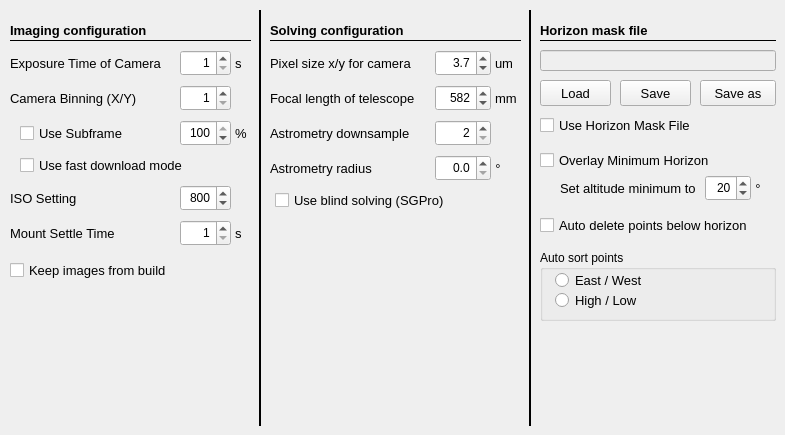
   <widget class="QWidget" name="tab">
    <attribute name="title">
     <string>Build Config</string>
    </attribute>
    <widget class="QCheckBox" name="checkDeletePointsHorizonMask">
     <property name="geometry">
      <rect>
       <x>540</x>
       <y>215</y>
       <width>211</width>
       <height>20</height>
      </rect>
     </property>
     <property name="font">
      <font>
       <pointsize>10</pointsize>
      </font>
     </property>
     <property name="toolTip">
      <string>&lt;html&gt;&lt;head/&gt;&lt;body&gt;&lt;p&gt;Removes modeling points, which are below the horizon mask.&lt;/p&gt;&lt;/body&gt;&lt;/html&gt;</string>
     </property>
     <property name="text">
      <string>Auto delete points below horizon</string>
     </property>
    </widget>
    <widget class="QCheckBox" name="checkUseMinimumHorizonLine">
     <property name="geometry">
      <rect>
       <x>540</x>
       <y>150</y>
       <width>211</width>
       <height>21</height>
      </rect>
     </property>
     <property name="font">
      <font>
       <pointsize>10</pointsize>
      </font>
     </property>
     <property name="toolTip">
      <string>&lt;html&gt;&lt;head/&gt;&lt;body&gt;&lt;p&gt;Use minimum altitude for horizon mask in hemisphere window.&lt;/p&gt;&lt;/body&gt;&lt;/html&gt;</string>
     </property>
     <property name="text">
      <string>Overlay Minimum Horizon</string>
     </property>
     <property name="checked">
      <bool>false</bool>
     </property>
    </widget>
    <widget class="QCheckBox" name="checkUseFileHorizonLine">
     <property name="geometry">
      <rect>
       <x>540</x>
       <y>115</y>
       <width>211</width>
       <height>21</height>
      </rect>
     </property>
     <property name="font">
      <font>
       <pointsize>10</pointsize>
      </font>
     </property>
     <property name="toolTip">
      <string>&lt;html&gt;&lt;head/&gt;&lt;body&gt;&lt;p&gt;Use horizon mask file in hemisphere window.&lt;/p&gt;&lt;/body&gt;&lt;/html&gt;</string>
     </property>
     <property name="text">
      <string>Use Horizon Mask File</string>
     </property>
     <property name="checked">
      <bool>false</bool>
     </property>
    </widget>
    <widget class="QLineEdit" name="le_horizonPointsFileName">
     <property name="enabled">
      <bool>false</bool>
     </property>
     <property name="geometry">
      <rect>
       <x>540</x>
       <y>50</y>
       <width>236</width>
       <height>21</height>
      </rect>
     </property>
     <property name="font">
      <font>
       <family>Courier</family>
       <pointsize>10</pointsize>
       <weight>50</weight>
       <bold>false</bold>
      </font>
     </property>
     <property name="mouseTracking">
      <bool>false</bool>
     </property>
     <property name="acceptDrops">
      <bool>false</bool>
     </property>
     <property name="toolTip">
      <string>&lt;html&gt;&lt;head/&gt;&lt;body&gt;&lt;p&gt;Name of Horizon Mask file, where the data is stored.&lt;/p&gt;&lt;p&gt;Please Double Click to Select.&lt;/p&gt;&lt;/body&gt;&lt;/html&gt;</string>
     </property>
     <property name="layoutDirection">
      <enum>Qt::RightToLeft</enum>
     </property>
     <property name="text">
      <string/>
     </property>
     <property name="readOnly">
      <bool>false</bool>
     </property>
    </widget>
    <widget class="Line" name="line_58">
     <property name="geometry">
      <rect>
       <x>540</x>
       <y>40</y>
       <width>236</width>
       <height>1</height>
      </rect>
     </property>
     <property name="font">
      <font>
       <pointsize>10</pointsize>
      </font>
     </property>
     <property name="frameShadow">
      <enum>QFrame::Plain</enum>
     </property>
     <property name="orientation">
      <enum>Qt::Horizontal</enum>
     </property>
    </widget>
    <widget class="QLabel" name="label_201">
     <property name="geometry">
      <rect>
       <x>560</x>
       <y>175</y>
       <width>146</width>
       <height>26</height>
      </rect>
     </property>
     <property name="font">
      <font>
       <pointsize>10</pointsize>
      </font>
     </property>
     <property name="text">
      <string>Set altitude minimum to</string>
     </property>
    </widget>
    <widget class="QLabel" name="label_194">
     <property name="geometry">
      <rect>
       <x>540</x>
       <y>20</y>
       <width>121</width>
       <height>21</height>
      </rect>
     </property>
     <property name="font">
      <font>
       <pointsize>10</pointsize>
       <weight>75</weight>
       <bold>true</bold>
      </font>
     </property>
     <property name="text">
      <string>Horizon mask file</string>
     </property>
    </widget>
    <widget class="QDoubleSpinBox" name="altitudeMinimumHorizon">
     <property name="geometry">
      <rect>
       <x>705</x>
       <y>175</y>
       <width>46</width>
       <height>26</height>
      </rect>
     </property>
     <property name="font">
      <font>
       <family>Arial</family>
       <weight>50</weight>
       <bold>false</bold>
      </font>
     </property>
     <property name="toolTip">
      <string>&lt;html&gt;&lt;head/&gt;&lt;body&gt;&lt;p&gt;&lt;br/&gt;&lt;/p&gt;&lt;/body&gt;&lt;/html&gt;</string>
     </property>
     <property name="alignment">
      <set>Qt::AlignRight|Qt::AlignTrailing|Qt::AlignVCenter</set>
     </property>
     <property name="decimals">
      <number>0</number>
     </property>
     <property name="minimum">
      <double>0.000000000000000</double>
     </property>
     <property name="maximum">
      <double>90.000000000000000</double>
     </property>
     <property name="singleStep">
      <double>1.000000000000000</double>
     </property>
     <property name="value">
      <double>20.000000000000000</double>
     </property>
    </widget>
    <widget class="QLabel" name="label_164">
     <property name="geometry">
      <rect>
       <x>235</x>
       <y>50</y>
       <width>16</width>
       <height>26</height>
      </rect>
     </property>
     <property name="font">
      <font>
       <pointsize>10</pointsize>
      </font>
     </property>
     <property name="text">
      <string>s</string>
     </property>
    </widget>
    <widget class="QLabel" name="label_165">
     <property name="geometry">
      <rect>
       <x>235</x>
       <y>220</y>
       <width>16</width>
       <height>26</height>
      </rect>
     </property>
     <property name="font">
      <font>
       <pointsize>10</pointsize>
      </font>
     </property>
     <property name="text">
      <string>s</string>
     </property>
    </widget>
    <widget class="QDoubleSpinBox" name="settlingTime">
     <property name="geometry">
      <rect>
       <x>180</x>
       <y>220</y>
       <width>51</width>
       <height>26</height>
      </rect>
     </property>
     <property name="font">
      <font>
       <family>Arial</family>
       <weight>50</weight>
       <bold>false</bold>
      </font>
     </property>
     <property name="toolTip">
      <string>Sets the time to wait after mount stop before imaging</string>
     </property>
     <property name="alignment">
      <set>Qt::AlignRight|Qt::AlignTrailing|Qt::AlignVCenter</set>
     </property>
     <property name="decimals">
      <number>0</number>
     </property>
     <property name="minimum">
      <double>1.000000000000000</double>
     </property>
     <property name="maximum">
      <double>100.000000000000000</double>
     </property>
     <property name="singleStep">
      <double>1.000000000000000</double>
     </property>
     <property name="value">
      <double>1.000000000000000</double>
     </property>
    </widget>
    <widget class="QLabel" name="label_172">
     <property name="geometry">
      <rect>
       <x>10</x>
       <y>185</y>
       <width>166</width>
       <height>26</height>
      </rect>
     </property>
     <property name="font">
      <font>
       <pointsize>10</pointsize>
      </font>
     </property>
     <property name="text">
      <string>ISO Setting</string>
     </property>
    </widget>
    <widget class="QCheckBox" name="checkFastDownload">
     <property name="geometry">
      <rect>
       <x>20</x>
       <y>155</y>
       <width>166</width>
       <height>20</height>
      </rect>
     </property>
     <property name="font">
      <font>
       <pointsize>10</pointsize>
      </font>
     </property>
     <property name="toolTip">
      <string>Use Highspeed download of CCD camera if availabe</string>
     </property>
     <property name="text">
      <string>Use fast download mode</string>
     </property>
     <property name="checked">
      <bool>false</bool>
     </property>
    </widget>
    <widget class="QLabel" name="label_40">
     <property name="geometry">
      <rect>
       <x>10</x>
       <y>85</y>
       <width>166</width>
       <height>26</height>
      </rect>
     </property>
     <property name="font">
      <font>
       <pointsize>10</pointsize>
      </font>
     </property>
     <property name="text">
      <string>Camera Binning (X/Y)</string>
     </property>
    </widget>
    <widget class="QLabel" name="label_163">
     <property name="geometry">
      <rect>
       <x>10</x>
       <y>20</y>
       <width>146</width>
       <height>21</height>
      </rect>
     </property>
     <property name="font">
      <font>
       <pointsize>10</pointsize>
       <weight>75</weight>
       <bold>true</bold>
      </font>
     </property>
     <property name="text">
      <string>Imaging configuration</string>
     </property>
    </widget>
    <widget class="QLabel" name="label_38">
     <property name="geometry">
      <rect>
       <x>10</x>
       <y>220</y>
       <width>166</width>
       <height>26</height>
      </rect>
     </property>
     <property name="font">
      <font>
       <pointsize>10</pointsize>
      </font>
     </property>
     <property name="text">
      <string>Mount Settle Time</string>
     </property>
    </widget>
    <widget class="QCheckBox" name="checkDoSubframe">
     <property name="geometry">
      <rect>
       <x>20</x>
       <y>120</y>
       <width>111</width>
       <height>26</height>
      </rect>
     </property>
     <property name="font">
      <font>
       <pointsize>10</pointsize>
      </font>
     </property>
     <property name="toolTip">
      <string>&lt;html&gt;&lt;head/&gt;&lt;body&gt;&lt;p&gt;If checked, subframes were used if possible&lt;/p&gt;&lt;/body&gt;&lt;/html&gt;</string>
     </property>
     <property name="text">
      <string>Use Subframe</string>
     </property>
     <property name="checked">
      <bool>false</bool>
     </property>
    </widget>
    <widget class="QCheckBox" name="checkKeepImages">
     <property name="geometry">
      <rect>
       <x>10</x>
       <y>260</y>
       <width>161</width>
       <height>21</height>
      </rect>
     </property>
     <property name="font">
      <font>
       <pointsize>10</pointsize>
      </font>
     </property>
     <property name="toolTip">
      <string>Checked if you would like to keep the images of modeling session</string>
     </property>
     <property name="layoutDirection">
      <enum>Qt::LeftToRight</enum>
     </property>
     <property name="text">
      <string>Keep images from build</string>
     </property>
     <property name="checked">
      <bool>false</bool>
     </property>
    </widget>
    <widget class="Line" name="line_25">
     <property name="geometry">
      <rect>
       <x>10</x>
       <y>40</y>
       <width>241</width>
       <height>1</height>
      </rect>
     </property>
     <property name="font">
      <font>
       <pointsize>10</pointsize>
      </font>
     </property>
     <property name="frameShadow">
      <enum>QFrame::Plain</enum>
     </property>
     <property name="orientation">
      <enum>Qt::Horizontal</enum>
     </property>
    </widget>
    <widget class="QDoubleSpinBox" name="cameraBin">
     <property name="geometry">
      <rect>
       <x>180</x>
       <y>85</y>
       <width>51</width>
       <height>26</height>
      </rect>
     </property>
     <property name="font">
      <font>
       <family>Arial</family>
       <weight>50</weight>
       <bold>false</bold>
      </font>
     </property>
     <property name="toolTip">
      <string>&lt;html&gt;&lt;head/&gt;&lt;body&gt;&lt;p&gt;Sets the binning for the camera&lt;/p&gt;&lt;/body&gt;&lt;/html&gt;</string>
     </property>
     <property name="alignment">
      <set>Qt::AlignRight|Qt::AlignTrailing|Qt::AlignVCenter</set>
     </property>
     <property name="decimals">
      <number>0</number>
     </property>
     <property name="minimum">
      <double>1.000000000000000</double>
     </property>
     <property name="maximum">
      <double>9.000000000000000</double>
     </property>
     <property name="singleStep">
      <double>1.000000000000000</double>
     </property>
     <property name="value">
      <double>1.000000000000000</double>
     </property>
    </widget>
    <widget class="QDoubleSpinBox" name="scaleSubframe">
     <property name="geometry">
      <rect>
       <x>180</x>
       <y>120</y>
       <width>51</width>
       <height>26</height>
      </rect>
     </property>
     <property name="font">
      <font>
       <family>Arial</family>
       <weight>50</weight>
       <bold>false</bold>
      </font>
     </property>
     <property name="toolTip">
      <string>&lt;html&gt;&lt;head/&gt;&lt;body&gt;&lt;p&gt;sets the percentage of frame size for subframe &lt;/p&gt;&lt;/body&gt;&lt;/html&gt;</string>
     </property>
     <property name="alignment">
      <set>Qt::AlignRight|Qt::AlignTrailing|Qt::AlignVCenter</set>
     </property>
     <property name="decimals">
      <number>0</number>
     </property>
     <property name="minimum">
      <double>10.000000000000000</double>
     </property>
     <property name="maximum">
      <double>100.000000000000000</double>
     </property>
     <property name="singleStep">
      <double>10.000000000000000</double>
     </property>
     <property name="value">
      <double>100.000000000000000</double>
     </property>
    </widget>
    <widget class="QDoubleSpinBox" name="cameraExposure">
     <property name="geometry">
      <rect>
       <x>180</x>
       <y>50</y>
       <width>51</width>
       <height>26</height>
      </rect>
     </property>
     <property name="font">
      <font>
       <family>Arial</family>
       <weight>50</weight>
       <bold>false</bold>
      </font>
     </property>
     <property name="toolTip">
      <string>&lt;html&gt;&lt;head/&gt;&lt;body&gt;&lt;p&gt;Sets the exposure time&lt;/p&gt;&lt;/body&gt;&lt;/html&gt;</string>
     </property>
     <property name="alignment">
      <set>Qt::AlignRight|Qt::AlignTrailing|Qt::AlignVCenter</set>
     </property>
     <property name="decimals">
      <number>0</number>
     </property>
     <property name="minimum">
      <double>1.000000000000000</double>
     </property>
     <property name="maximum">
      <double>300.000000000000000</double>
     </property>
     <property name="singleStep">
      <double>1.000000000000000</double>
     </property>
     <property name="value">
      <double>1.000000000000000</double>
     </property>
    </widget>
    <widget class="QLabel" name="label_173">
     <property name="geometry">
      <rect>
       <x>235</x>
       <y>120</y>
       <width>16</width>
       <height>26</height>
      </rect>
     </property>
     <property name="font">
      <font>
       <pointsize>10</pointsize>
      </font>
     </property>
     <property name="text">
      <string>%</string>
     </property>
    </widget>
    <widget class="QDoubleSpinBox" name="isoSetting">
     <property name="geometry">
      <rect>
       <x>180</x>
       <y>185</y>
       <width>51</width>
       <height>26</height>
      </rect>
     </property>
     <property name="font">
      <font>
       <family>Arial</family>
       <weight>50</weight>
       <bold>false</bold>
      </font>
     </property>
     <property name="toolTip">
      <string>Sets the iso setting</string>
     </property>
     <property name="alignment">
      <set>Qt::AlignRight|Qt::AlignTrailing|Qt::AlignVCenter</set>
     </property>
     <property name="decimals">
      <number>0</number>
     </property>
     <property name="minimum">
      <double>100.000000000000000</double>
     </property>
     <property name="maximum">
      <double>128000.000000000000000</double>
     </property>
     <property name="singleStep">
      <double>100.000000000000000</double>
     </property>
     <property name="value">
      <double>800.000000000000000</double>
     </property>
    </widget>
    <widget class="QLabel" name="label_39">
     <property name="geometry">
      <rect>
       <x>10</x>
       <y>50</y>
       <width>166</width>
       <height>26</height>
      </rect>
     </property>
     <property name="font">
      <font>
       <pointsize>10</pointsize>
      </font>
     </property>
     <property name="text">
      <string>Exposure Time of Camera</string>
     </property>
    </widget>
    <widget class="QPushButton" name="saveHorizonMaskAs">
     <property name="enabled">
      <bool>true</bool>
     </property>
     <property name="geometry">
      <rect>
       <x>700</x>
       <y>80</y>
       <width>76</width>
       <height>26</height>
      </rect>
     </property>
     <property name="font">
      <font>
       <pointsize>10</pointsize>
      </font>
     </property>
     <property name="toolTip">
      <string>&lt;html&gt;&lt;head/&gt;&lt;body&gt;&lt;p&gt;Saves the horizon mask in new file&lt;/p&gt;&lt;/body&gt;&lt;/html&gt;</string>
     </property>
     <property name="styleSheet">
      <string notr="true"/>
     </property>
     <property name="text">
      <string>Save as</string>
     </property>
    </widget>
    <widget class="QPushButton" name="loadHorizonMask">
     <property name="geometry">
      <rect>
       <x>540</x>
       <y>80</y>
       <width>71</width>
       <height>26</height>
      </rect>
     </property>
     <property name="font">
      <font>
       <pointsize>10</pointsize>
      </font>
     </property>
     <property name="toolTip">
      <string>&lt;html&gt;&lt;head/&gt;&lt;body&gt;&lt;p&gt;Loads the horizon mask from given file&lt;/p&gt;&lt;/body&gt;&lt;/html&gt;</string>
     </property>
     <property name="styleSheet">
      <string notr="true"/>
     </property>
     <property name="text">
      <string>Load</string>
     </property>
    </widget>
    <widget class="QPushButton" name="saveHorizonMask">
     <property name="enabled">
      <bool>true</bool>
     </property>
     <property name="geometry">
      <rect>
       <x>620</x>
       <y>80</y>
       <width>71</width>
       <height>26</height>
      </rect>
     </property>
     <property name="font">
      <font>
       <pointsize>10</pointsize>
      </font>
     </property>
     <property name="toolTip">
      <string>&lt;html&gt;&lt;head/&gt;&lt;body&gt;&lt;p&gt;Saves the horizon mask in file&lt;/p&gt;&lt;/body&gt;&lt;/html&gt;</string>
     </property>
     <property name="styleSheet">
      <string notr="true"/>
     </property>
     <property name="text">
      <string>Save</string>
     </property>
    </widget>
    <widget class="QLabel" name="label_166">
     <property name="geometry">
      <rect>
       <x>270</x>
       <y>50</y>
       <width>161</width>
       <height>26</height>
      </rect>
     </property>
     <property name="font">
      <font>
       <pointsize>10</pointsize>
      </font>
     </property>
     <property name="text">
      <string>Pixel size x/y for camera</string>
     </property>
    </widget>
    <widget class="QDoubleSpinBox" name="pixelSize">
     <property name="geometry">
      <rect>
       <x>435</x>
       <y>50</y>
       <width>56</width>
       <height>26</height>
      </rect>
     </property>
     <property name="font">
      <font>
       <weight>50</weight>
       <bold>false</bold>
      </font>
     </property>
     <property name="toolTip">
      <string>Pixel size of camera</string>
     </property>
     <property name="alignment">
      <set>Qt::AlignRight|Qt::AlignTrailing|Qt::AlignVCenter</set>
     </property>
     <property name="decimals">
      <number>1</number>
     </property>
     <property name="maximum">
      <double>25.000000000000000</double>
     </property>
     <property name="singleStep">
      <double>0.100000000000000</double>
     </property>
     <property name="value">
      <double>3.700000000000000</double>
     </property>
    </widget>
    <widget class="QLabel" name="label_167">
     <property name="geometry">
      <rect>
       <x>495</x>
       <y>50</y>
       <width>21</width>
       <height>26</height>
      </rect>
     </property>
     <property name="font">
      <font>
       <pointsize>10</pointsize>
      </font>
     </property>
     <property name="text">
      <string>um</string>
     </property>
    </widget>
    <widget class="QLabel" name="label_168">
     <property name="geometry">
      <rect>
       <x>270</x>
       <y>85</y>
       <width>161</width>
       <height>26</height>
      </rect>
     </property>
     <property name="font">
      <font>
       <pointsize>10</pointsize>
      </font>
     </property>
     <property name="text">
      <string>Focal length of telescope</string>
     </property>
    </widget>
    <widget class="QDoubleSpinBox" name="focalLength">
     <property name="geometry">
      <rect>
       <x>435</x>
       <y>85</y>
       <width>56</width>
       <height>26</height>
      </rect>
     </property>
     <property name="font">
      <font>
       <family>Arial</family>
       <weight>50</weight>
       <bold>false</bold>
      </font>
     </property>
     <property name="toolTip">
      <string>resulting focal length - please think of reducers etc.</string>
     </property>
     <property name="alignment">
      <set>Qt::AlignRight|Qt::AlignTrailing|Qt::AlignVCenter</set>
     </property>
     <property name="decimals">
      <number>0</number>
     </property>
     <property name="maximum">
      <double>5000.000000000000000</double>
     </property>
     <property name="singleStep">
      <double>1.000000000000000</double>
     </property>
     <property name="value">
      <double>582.000000000000000</double>
     </property>
    </widget>
    <widget class="QLabel" name="label_169">
     <property name="geometry">
      <rect>
       <x>495</x>
       <y>85</y>
       <width>26</width>
       <height>26</height>
      </rect>
     </property>
     <property name="font">
      <font>
       <pointsize>10</pointsize>
      </font>
     </property>
     <property name="text">
      <string>mm</string>
     </property>
    </widget>
    <widget class="QLabel" name="label_218">
     <property name="geometry">
      <rect>
       <x>270</x>
       <y>20</y>
       <width>151</width>
       <height>21</height>
      </rect>
     </property>
     <property name="font">
      <font>
       <pointsize>10</pointsize>
       <weight>75</weight>
       <bold>true</bold>
      </font>
     </property>
     <property name="text">
      <string>Solving configuration</string>
     </property>
    </widget>
    <widget class="Line" name="line_36">
     <property name="geometry">
      <rect>
       <x>270</x>
       <y>40</y>
       <width>251</width>
       <height>1</height>
      </rect>
     </property>
     <property name="font">
      <font>
       <pointsize>10</pointsize>
      </font>
     </property>
     <property name="frameShadow">
      <enum>QFrame::Plain</enum>
     </property>
     <property name="orientation">
      <enum>Qt::Horizontal</enum>
     </property>
    </widget>
    <widget class="QDoubleSpinBox" name="astrometryDownsampling">
     <property name="geometry">
      <rect>
       <x>435</x>
       <y>120</y>
       <width>56</width>
       <height>26</height>
      </rect>
     </property>
     <property name="font">
      <font>
       <family>Arial</family>
       <weight>50</weight>
       <bold>false</bold>
      </font>
     </property>
     <property name="toolTip">
      <string>&lt;html&gt;&lt;head/&gt;&lt;body&gt;&lt;p&gt;downsample_factor: float, &gt;1. Downsample (bin) your image by this factor before performing source detection. This often helps with saturated images, noisy images, and large images. 2 and 4 are commonly-useful values.&lt;/p&gt;&lt;/body&gt;&lt;/html&gt;</string>
     </property>
     <property name="alignment">
      <set>Qt::AlignRight|Qt::AlignTrailing|Qt::AlignVCenter</set>
     </property>
     <property name="decimals">
      <number>0</number>
     </property>
     <property name="minimum">
      <double>2.000000000000000</double>
     </property>
     <property name="maximum">
      <double>6.000000000000000</double>
     </property>
     <property name="singleStep">
      <double>1.000000000000000</double>
     </property>
     <property name="value">
      <double>2.000000000000000</double>
     </property>
    </widget>
    <widget class="QLabel" name="label_219">
     <property name="geometry">
      <rect>
       <x>270</x>
       <y>120</y>
       <width>161</width>
       <height>26</height>
      </rect>
     </property>
     <property name="font">
      <font>
       <pointsize>10</pointsize>
      </font>
     </property>
     <property name="text">
      <string>Astrometry downsample</string>
     </property>
    </widget>
    <widget class="QLabel" name="label_221">
     <property name="geometry">
      <rect>
       <x>270</x>
       <y>155</y>
       <width>156</width>
       <height>26</height>
      </rect>
     </property>
     <property name="font">
      <font>
       <pointsize>10</pointsize>
      </font>
     </property>
     <property name="text">
      <string>Astrometry radius</string>
     </property>
    </widget>
    <widget class="QDoubleSpinBox" name="astrometryRadius">
     <property name="geometry">
      <rect>
       <x>435</x>
       <y>155</y>
       <width>56</width>
       <height>26</height>
      </rect>
     </property>
     <property name="font">
      <font>
       <family>Arial</family>
       <weight>50</weight>
       <bold>false</bold>
      </font>
     </property>
     <property name="toolTip">
      <string>&lt;html&gt;&lt;head/&gt;&lt;body&gt;&lt;p&gt;Radius: float, in degrees. Used with center_ra, center_dec to specify that you know roughly where your image is on the sky. Please set to 0 if you don't know.&lt;/p&gt;&lt;/body&gt;&lt;/html&gt;</string>
     </property>
     <property name="alignment">
      <set>Qt::AlignRight|Qt::AlignTrailing|Qt::AlignVCenter</set>
     </property>
     <property name="decimals">
      <number>1</number>
     </property>
     <property name="minimum">
      <double>0.000000000000000</double>
     </property>
     <property name="maximum">
      <double>3.000000000000000</double>
     </property>
     <property name="singleStep">
      <double>0.100000000000000</double>
     </property>
     <property name="value">
      <double>0.000000000000000</double>
     </property>
    </widget>
    <widget class="QCheckBox" name="checkUseBlindSolving">
     <property name="geometry">
      <rect>
       <x>275</x>
       <y>190</y>
       <width>231</width>
       <height>21</height>
      </rect>
     </property>
     <property name="font">
      <font>
       <pointsize>10</pointsize>
      </font>
     </property>
     <property name="toolTip">
      <string>&lt;html&gt;&lt;head/&gt;&lt;body&gt;&lt;p&gt;Checked if you would like to enable blind solver function in SGPro&lt;/p&gt;&lt;/body&gt;&lt;/html&gt;</string>
     </property>
     <property name="layoutDirection">
      <enum>Qt::LeftToRight</enum>
     </property>
     <property name="text">
      <string>Use blind solving (SGPro)</string>
     </property>
     <property name="checked">
      <bool>false</bool>
     </property>
    </widget>
    <widget class="QGroupBox" name="groupBoxCoordinateSystems_2">
     <property name="geometry">
      <rect>
       <x>540</x>
       <y>250</y>
       <width>236</width>
       <height>71</height>
      </rect>
     </property>
     <property name="title">
      <string>Auto sort points</string>
     </property>
     <widget class="QRadioButton" name="checkSortPointsHL">
      <property name="geometry">
       <rect>
        <x>15</x>
        <y>40</y>
        <width>111</width>
        <height>20</height>
       </rect>
      </property>
      <property name="font">
       <font>
        <pointsize>10</pointsize>
       </font>
      </property>
      <property name="toolTip">
       <string>&lt;html&gt;&lt;head/&gt;&lt;body&gt;&lt;p&gt;Sorts the modeling points EAST / WEST side of pier.&lt;/p&gt;&lt;/body&gt;&lt;/html&gt;</string>
      </property>
      <property name="text">
       <string>High / Low</string>
      </property>
     </widget>
     <widget class="QRadioButton" name="checkSortPointsEW">
      <property name="geometry">
       <rect>
        <x>15</x>
        <y>20</y>
        <width>106</width>
        <height>20</height>
       </rect>
      </property>
      <property name="font">
       <font>
        <pointsize>10</pointsize>
       </font>
      </property>
      <property name="toolTip">
       <string>&lt;html&gt;&lt;head/&gt;&lt;body&gt;&lt;p&gt;Sorts the modeling points EAST / WEST side of pier.&lt;/p&gt;&lt;/body&gt;&lt;/html&gt;</string>
      </property>
      <property name="text">
       <string>East / West</string>
      </property>
     </widget>
    </widget>
    <widget class="QLabel" name="label_100">
     <property name="geometry">
      <rect>
       <x>750</x>
       <y>175</y>
       <width>16</width>
       <height>26</height>
      </rect>
     </property>
     <property name="font">
      <font>
       <pointsize>10</pointsize>
      </font>
     </property>
     <property name="text">
      <string>°</string>
     </property>
     <property name="alignment">
      <set>Qt::AlignCenter</set>
     </property>
     <property name="wordWrap">
      <bool>false</bool>
     </property>
    </widget>
    <widget class="QLabel" name="label_122">
     <property name="geometry">
      <rect>
       <x>490</x>
       <y>155</y>
       <width>16</width>
       <height>26</height>
      </rect>
     </property>
     <property name="font">
      <font>
       <pointsize>10</pointsize>
      </font>
     </property>
     <property name="text">
      <string>°</string>
     </property>
     <property name="alignment">
      <set>Qt::AlignCenter</set>
     </property>
     <property name="wordWrap">
      <bool>false</bool>
     </property>
    </widget>
    <widget class="Line" name="line_72">
     <property name="geometry">
      <rect>
       <x>255</x>
       <y>10</y>
       <width>11</width>
       <height>416</height>
      </rect>
     </property>
     <property name="styleSheet">
      <string notr="true"/>
     </property>
     <property name="frameShadow">
      <enum>QFrame::Plain</enum>
     </property>
     <property name="lineWidth">
      <number>2</number>
     </property>
     <property name="orientation">
      <enum>Qt::Vertical</enum>
     </property>
    </widget>
    <widget class="Line" name="line_73">
     <property name="geometry">
      <rect>
       <x>525</x>
       <y>10</y>
       <width>11</width>
       <height>416</height>
      </rect>
     </property>
     <property name="styleSheet">
      <string notr="true"/>
     </property>
     <property name="frameShadow">
      <enum>QFrame::Plain</enum>
     </property>
     <property name="lineWidth">
      <number>2</number>
     </property>
     <property name="orientation">
      <enum>Qt::Vertical</enum>
     </property>
    </widget>
   </widget>
